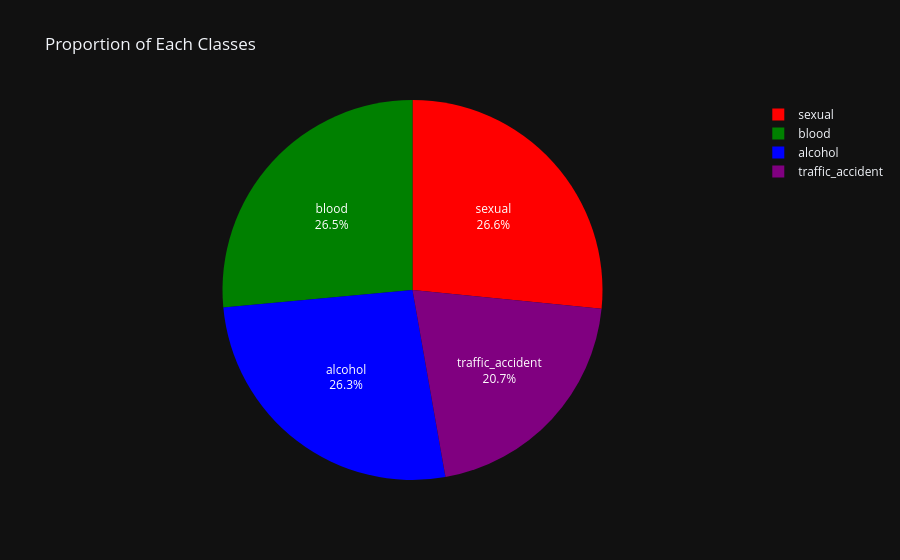

This figure's notebook cell:
### Code cell
fig = go.Figure(data=[go.Pie(
    labels=class_names,
    values=train_counts,
    textinfo='percent+label',
    marker=dict(colors=['blue', 'green', 'red', 'purple']),
)])

fig.update_layout(
    title="Proportion of Each Classes",
    template="plotly_dark",
)

fig.show()

### Figure 1 — Plotly figure (JSON) as saved in the notebook; plotly's stock layout.template omitted (floating-point values rounded to 4 significant figures)
{"data": [{"labels": ["alcohol", "blood", "sexual", "traffic_accident"], "marker": {"colors": ["blue", "green", "red", "purple"]}, "textinfo": "percent+label", "values": [791, 796, 799, 621], "type": "pie"}], "layout": {"title": {"text": "Proportion of Each Classes"}}}
